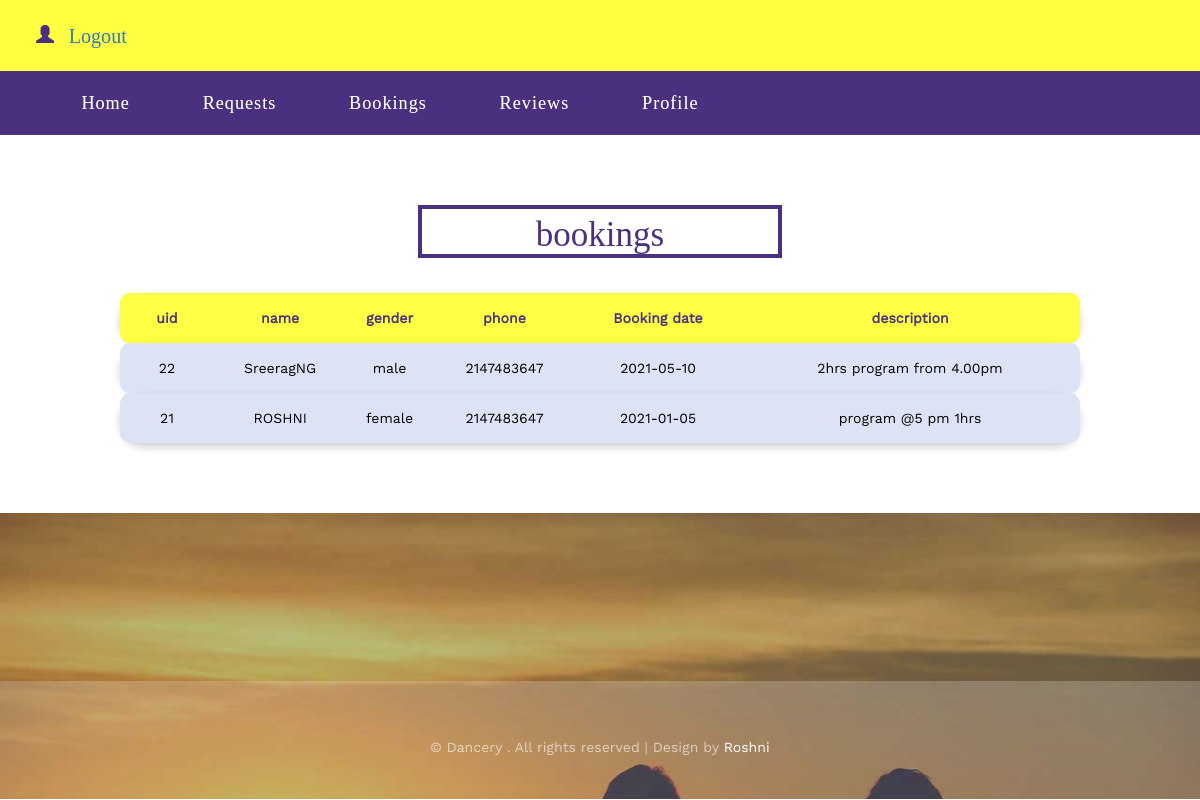
Page /ArtistViewBookings.php (signed in) on the committed database.
### tables this page shows
CREATE TABLE `user_registration` (
  `uid` int(11) NOT NULL,
  `name` varchar(30) DEFAULT NULL,
  `gender` varchar(30) DEFAULT NULL,
  `address` varchar(100) DEFAULT NULL,
  `phone` int(30) DEFAULT NULL,
  `email` varchar(30) DEFAULT NULL,
  `password` varchar(30) DEFAULT NULL
);

CREATE TABLE `bookings` (
  `bid` int(30) NOT NULL,
  `uid` int(11) DEFAULT NULL,
  `aid` int(11) DEFAULT NULL,
  `bookig_date` date DEFAULT NULL,
  `booking_description` varchar(300) DEFAULT NULL,
  `booking_status` varchar(30) DEFAULT NULL
);

### ArtistViewBookings.php (the view, shortened to what this page needs)
<?php
include 'ArtistHeader.php';
?>
<div id="about" class="about">
	<div class="container">
		<h3 class="title wow fadeInUp animated" data-wow-delay=".5s">bookings</h3>
	</div>
	<div style="margin: auto; width: 80%;">
		<?php
		$qry = "SELECT * FROM `user_registration` u,`bookings` b,`artist_registration` a ,`artist_portfolio` p WHERE a.`aid`=p.`aid`AND a.`aid`=b.`aid` AND b.`uid`=u.`uid` AND   b.`booking_status`='approved' AND a.`aid`='" . $_SESSION['uid'] . "'";
		$result = mysqli_query($conn, $qry);
		if ($result->num_rows > 0) {
		?>
			<table width="100%" id="cust_table">
				<tr>
					<th>uid</th>
					<th>name</th>
					<th>gender</th>
					<th>phone</th>
					<th>Booking date</th>
					<th>description</th>
				</tr>
				<?php
				while ($row = mysqli_fetch_array($result)) {
				?>
					<tr>
						<td> <?php echo $row['uid'] ?></td>
						<td> <?php echo $row['1'] ?></td>
						<td> <?php echo $row['2'] ?></td>
						<td> <?php echo $row['4'] ?></td>
						<td> <?php echo $row['bookig_date'] ?></td>
						<td> <?php echo $row['booking_description'] ?></td>
					</tr>
			<?php
				}
			} else {
				echo "  <center> <h2 style='color: red;'>.... No Data Found ...</h2></center> ";
			}
			?>
			</table>
	</div>
</div>
<div class="contact" id="contact">
	<div class="footer">
		<div class="container">
			<p class="wow fadeInUp animated" data-wow-delay=".7s">© Dancery . All rights reserved | Design by <a href="">Roshni</a></p>
		</div>
	</div>
</div>
</body>
</html>

### css/style.css (style rules this page uses)
body { margin:0; font-family: 'WorkSans-Regular'; }
body a { transition: 0.5s all ease; -webkit-transition: 0.5s all ease; -moz-transition: 0.5s all ease; -o-transition: 0.5s all ease; -ms-transition: 0.5s all ease; text-decoration:none; }
h1,h2,h3,h4,h5,h6 { margin:0; }
p { margin:0; }
.about, .team, .about-skills { padding: 6em 0; }
h3.title { font-size: 2.5em; color: #4B307F; font-family: 'Josefin Slab'; text-align: center; border: 4px solid; width: 32%; margin: 0 auto 1em; padding: .2em 0 0; }
.contact { background: url(../images/slid2.jpg)no-repeat 0px 0px; background-size: cover; padding: 5em 0 0; }
.footer { margin-top: 7em; background-color: rgba(255, 255, 255, 0.22); padding: 4em 0 3em; }
.footer p { color:rgba(255, 255, 255, 0.61); font-size:1em; text-align:center; }
.footer p a { color:#fff; }
@media (max-width:1280px) { h3.title { font-size: 2.5em; } }
@media (max-width:1280px) { .about, .team, .about-skills { padding: 5em 0; } }
#cust_table tr { padding-top: 12px; padding-bottom: 12px; text-align: center; color: #000; transition: 0.3s; background-color: #dee2f5; border-radius: 25px; box-shadow: 0 4px 8px 0 rgba(0, 0, 0, 0.2); }
#cust_table tr :first-child { padding: 15px; border-radius: 10px 0 0 10px; -moz-border-radius: 10px 0 0 10px; }
#cust_table tr :last-child { border-radius: 0 10px 10px 0; -moz-border-radius: 0 10px 10px 0; }
#cust_table th { padding-top: 12px; padding-bottom: 12px; text-align: center; background-color: #ffff43; color: #4b307f; }

### css/lightbox.css (style rules this page uses)
body:after { content: url(../images/close.png) url(../images/prev.png) url(../images/next.png); display: none; }

### rows in the picture
user_registration: bookings.uid "22", name "SreeragNG", gender "male", phone "2147483647", bookings.bookig_date "2021-05-10", bookings.booking_description "2hrs program from 4.00pm"
user_registration: bookings.uid "21", name "ROSHNI", gender "female", phone "2147483647", bookings.bookig_date "2021-01-05", bookings.booking_description "program @5 pm 1hrs"
